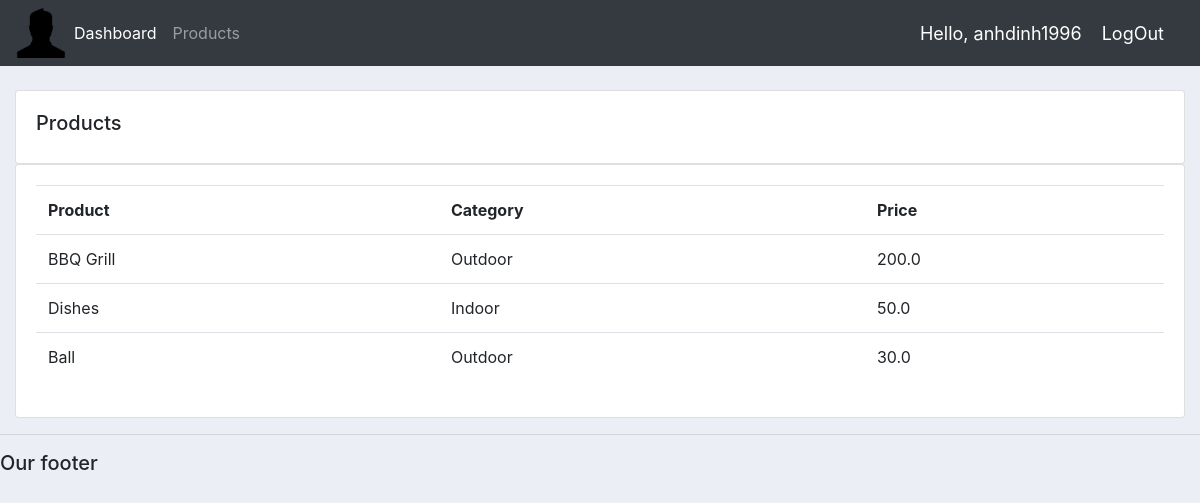
/products (signed in), run on the app's committed database.
### accounts/models.py (models this page shows, shortened)
class Product(models.Model):
    CATEGORY = (
            ('Indoor','Indoor'),
            ('Outdoor','Outdoor'),
            )
    name = models.CharField(max_length=200, null=True)
    price = models.FloatField(null=True)
    category = models.CharField(max_length=200, null=True, choices=CATEGORY)
    description = models.CharField(max_length=200, null=True, blank=True)
    date_created = models.DateTimeField(auto_now_add=True,null=True)
    tags = models.ManyToManyField(Tag)

### accounts/decorators.py (the view)
        def wrapper_func(request, *args, **kwargs):
            group = None
            if request.user.groups.exists():
                group = request.user.groups.all()[0].name
            if group in allowed_roles:
                return view_func(request,*args,**kwargs)
            else:
                return HttpResponse("You are not authorized to view this page")

### accounts/views.py (called while the page is built)
@login_required(login_url='login')
@allowed_users(allowed_roles=['admin'])
def products(request):
    products = Product.objects.all()
    return render(request,'accounts/products.html', {'products':products})

### accounts/templates/accounts/products.html
{% extends 'accounts/main.html' %}
{% block content %}
    <br>
    <div class="row">
        <div class="col-md">
            <div class="card card-body">
                <h5>Products</h5>
            </div>
            <div class="card card-body">
                <table class="table">
                    <tr>
                        <th>Product</th>
                        <th>Category</th>
                        <th>Price</th>
                    </tr>
                    {% for i in products %}
                        <tr>
                            <td> {{ i.name }}</td>
                            <td> {{ i.category }}</td>
                            <td> {{ i.price }}</td>
                        </tr>
                    {% endfor %}
                </table>
            </div>
        </div>
    </div>
{% endblock %}

### accounts/templates/accounts/navbar.html (shortened to what this page needs)
{% load static %}
<nav class="navbar navbar-expand-lg navbar-dark bg-dark">
    <img src="{% static 'images/default.png' %}">
    <div class="collapse navbar-collapse" id="navbarNav">
      <ul class="navbar-nav">
        {% if request.user.is_staff %}
        <li class="nav-item active">
          <a class="nav-link" href="{% url 'home' %}">Dashboard</a>
        </li>
        <li class="nav-item">
          <a class="nav-link" href="{% url 'products' %}">Products</a>
        </li>
        {% else %}
        <li class="nav-item active">
          <a style="margin-left: 20px" class="nav-link" href="{% url 'account' %}"> Go to Account Page</a>
        </li>
        {% endif %}
      </ul>
    </div>
    <span class="hello-msg"> Hello, {{user.username}}</span>
    <span><a class="hello-msg" href="{% url 'logout' %}">LogOut</a></span>
  </nav>

### static/css/main.css (style rules this page uses)
body { background-color: #ebeff5; }
img { height: 50px; }

### accounts/templates/accounts/navbar.html (style rules this page uses)
.hello-msg { font-size: 18px; color: #fff; margin-right: 20px; }

### data on the page
Product: name "BBQ Grill", category "Outdoor", price "200.0"
Product: name "Dishes", category "Indoor", price "50.0"
Product: name "Ball", category "Outdoor", price "30.0"

### other printed values
{{ user.username }} "anhdinh1996"
